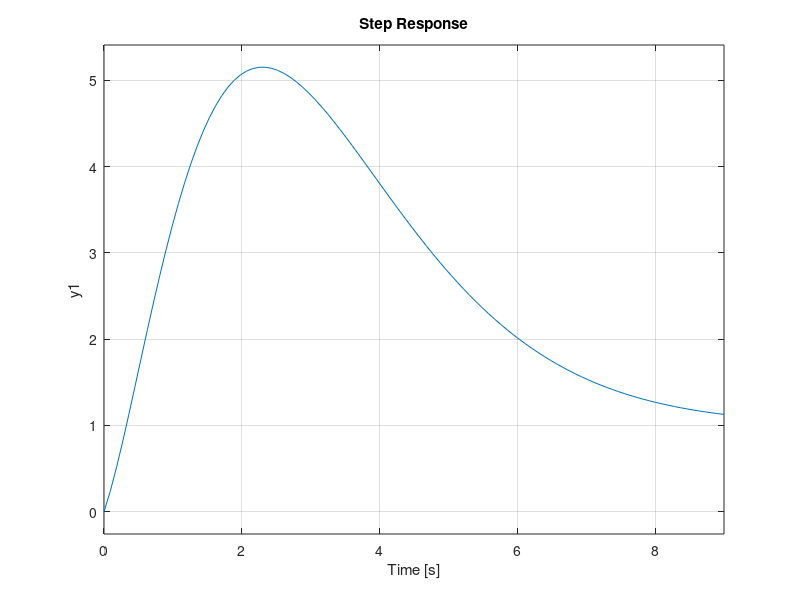

This chart was generated by the following MATLAB code:
%% Inverted pendulum - Routh-Hurwitz Control Design
% Inverted pendulum linearized around the upright position:
% theta'' = (g/L) theta + u.

clear all
close all

g = 9.8;
L = 1;
s = tf('s');

G = 1/(s^2-g/L); 
%% P controller
% With C(s) = K the characteristic equation is
% 
% $$P(s) = s^2 + K - 9.8$$
% 
% The coefficient of s is zero: no K makes the closed loop asymptotically 
% stable.
%% PD controller
% $$C(s) = K(1 + 0.1s)$$
% 
% $$P(s) = s^2 + 0.1Ks + K - 9.8$$
% 
%   s^2 | 1          K - 9.8
%   s^1 | 0.1K       0
%   s^0 | K - 9.8
% 
% Stable for K > 9.8. However, the steady state error to step inputs is not 
% zero, so we add an integrator.
%% PID controller
% $$C(s) = K\left(1 + 0.2s + \frac{0.05}{s}\right) = K\frac{0.2s^2 + s + 0.05}{s}$$
% 
% The characteristic equation is s(s^2 - 9.8) + K(0.2s^2 + s + 0.05) = 0, i.e.,
% 
% $$P(s) = s^3 + 0.2Ks^2 + (K - 9.8)s + 0.05K$$
% 
% Routh table:
% 
%   s^3 | 1                                     K - 9.8
%   s^2 | 0.2K                                  0.05K
%   s^1 | c11 = (0.2K(K - 9.8) - 0.05K)/(0.2K) = K - 10.05
%   s^0 | c21 = 0.05K
% 
% The closed loop is stable for K > 10.05. Let's check it:

pole(minreal(10*(1+0.2*s+0.05/s)*G/(1+10*(1+0.2*s+0.05/s)*G)))    % K = 10: unstable
pole(minreal(10.1*(1+0.2*s+0.05/s)*G/(1+10.1*(1+0.2*s+0.05/s)*G)))  % K = 10.1: stable
%% 
% We choose K = 11.8:

K = 11.8;
C = K*(1 + 0.2*s + 0.05/s);
step(minreal(C*G/(1+C*G)));
%% 
% The PID is not proper, so in the demo we add a fast pole at -100. It does 
% not change the result much:

C = C/(s/100+1);
pole(minreal(C*G/(1+C*G)))
%% 
% To try this controller in IP_Realtime_Demo, type this in its C(s) box
% 
%   11.8*(1 + 0.2*s + 0.05/s)/(s/100+1)

[numC, denC] = tfdata(C, 'v')
